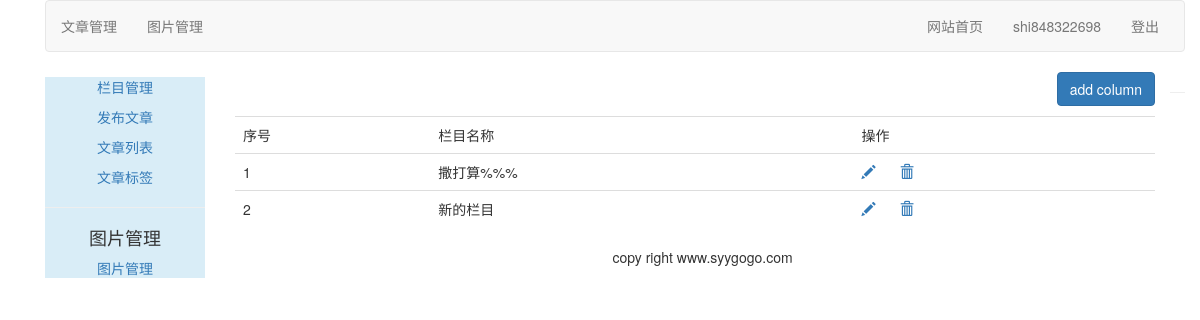
The page /article/article-column/ (signed in) on the database as committed earlier.
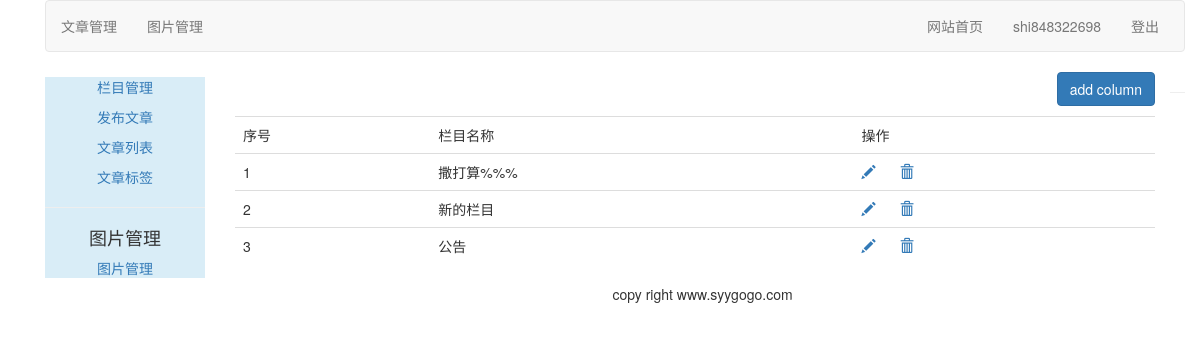
The same page on the database as committed later.
### article/models.py (models this page shows, shortened)
class ArticleColumn(models.Model):
    user = models.ForeignKey(User, on_delete=models.CASCADE, related_name='article_column')
    column = models.CharField(max_length=200)
    created = models.DateField(auto_now_add=True)

### article/views.py (the view, shortened to what this page needs)
# urls.py: path('article-column/', views.article_column, name="article_column"),
@login_required(login_url='/account/login/')
@csrf_exempt
def article_column(request):
    if request.method == "GET":
        columns = ArticleColumn.objects.filter(user=request.user)
        column_form = ArticleColumnForm()
        return render(request, "article/column/article_column.html", {"columns": columns, 'column_form': column_form})

### templates/article/column/article_column.html (shortened to what this page needs)
{% extends "article/base.html" %}
{% load staticfiles %}
{% block title %}article column{% endblock %} {% block content %}
<div>
<p class="text-right">
        <button id= "add_column" onclick="add_column()" class="btn btn-primary"> add column</button>
    </p>
    <table class="table table-hover">
        <tr>
            <td>序号</td>
            <td>栏目名称</td>
            <td>操作</td>
        </tr>
        {% for column in columns %}
        <tr>
            <td>{{ forloop.counter }}</td>
            <td>{{ column.column }}</td>
            <td>
                <a name="edit" href="javascript:" onclick="edit_column(this, {{ column.id }})">
                    <span class="glyphicon glyphicon-pencil"></span>
                </a>
                <a name="delete" href="javascript:" onclick="del_column(this, {{ column.id }})">
                    <span class="glyphicon glyphicon-trash" style="margin-left:20px;"></span>
                </a>
            </td>
        </tr>
        {% empty %}
        <p>还没有设置栏目，太懒了。</p>
        {% endfor %}
    </table>
</div>
{% endblock %}

Rows that differ between the two databases and show on the page:
added ArticleColumn: column "公告"
